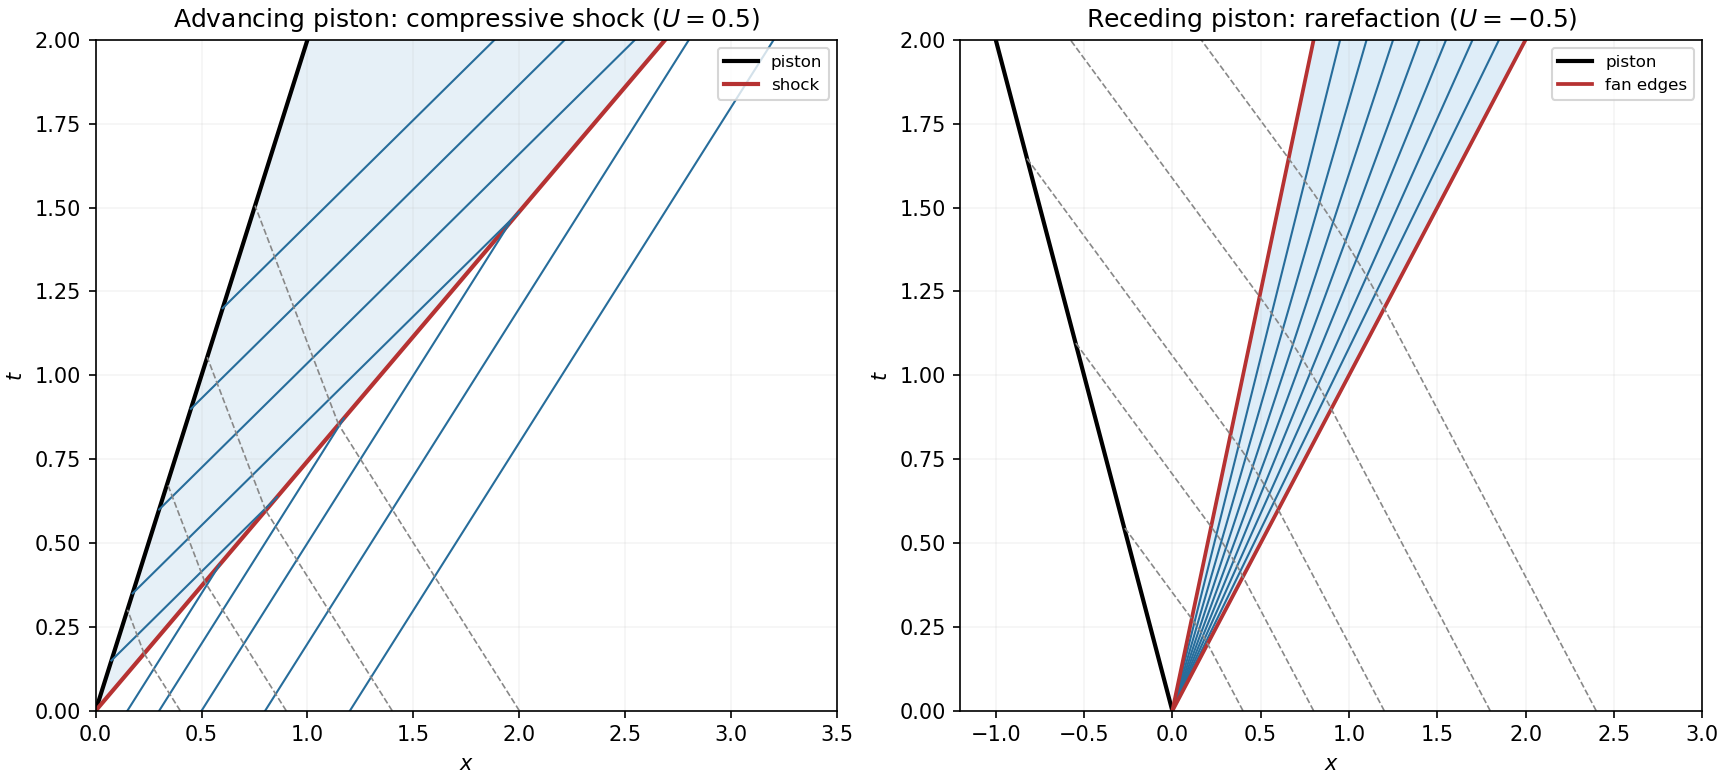

This figure's Python source:
"""Original piston wave sketches. Python 3.14.4; numpy 2.3.5; matplotlib 3.10.7.
Representative gamma=1.4, c0=1 and U=+/-0.5. Run from output directory.
Dependencies in wiki pyproject.toml. Curved C-minus rays use RK4 for drawing only.
"""
import numpy as np
import matplotlib
matplotlib.use('Agg')
import matplotlib.pyplot as plt
fig,axes=plt.subplots(1,2,figsize=(11.5,5.2),constrained_layout=True)
gamma=1.4;c0=1.;T=2.;time=np.linspace(0,T,301)
U=.5;V=(gamma+1)*U/4+np.sqrt(c0*c0+((gamma+1)*U/4)**2);ratio=V/(V-U);p_ratio=1+gamma*V*U;c1=np.sqrt(p_ratio/ratio)
ax=axes[0];ax.fill_betweenx(time,U*time,V*time,color='#e6f0f7')
ax.plot(U*time,time,color='black',lw=2,label='piston');ax.plot(V*time,time,color='#b63232',lw=2,label='shock')
for tb in [.15,.35,.6,.9,1.2]:
    ts=c1*tb/(U+c1-V);tt=np.linspace(tb,min(ts,T),80);xx=U*tb+(U+c1)*(tt-tb);ax.plot(xx,tt,color='#276d9b',lw=1)
for x0 in [.15,.3,.5,.8,1.2]:
    ts=x0/(V-c0);tt=np.linspace(0,min(ts,T),80);ax.plot(x0+c0*tt,tt,color='#276d9b',lw=1)
for x0 in [.4,.9,1.4,2.]:
    ts=x0/(V+c0);tt=np.linspace(0,min(ts,T),50);ax.plot(x0-c0*tt,tt,'--',color='#888888',lw=.8)
    if ts<T:
        tend=(V-U+c1)*ts/c1;tt=np.linspace(ts,min(tend,T),50);ax.plot(V*ts+(U-c1)*(tt-ts),tt,'--',color='#888888',lw=.8)
ax.set(title=r'Advancing piston: compressive shock ($U=0.5$)',xlim=(0,3.5))
U=-.5;c1=c0+(gamma-1)*U/2;tail=U+c1
ax=axes[1];ax.fill_betweenx(time,tail*time,c0*time,color='#deedf8')
ax.plot(U*time,time,color='black',lw=2,label='piston')
for speed in np.linspace(tail,c0,9):ax.plot(speed*time,time,color='#276d9b',lw=1)
ax.plot(tail*time,time,color='#b63232',lw=1.8,label='fan edges');ax.plot(c0*time,time,color='#b63232',lw=1.8)
def minus_speed(t,x):
    if t<=0 or x/t>=c0:return -c0
    if x/t<=tail:return U-c1
    z=x/t;u=2*(z-c0)/(gamma+1);c=(2*c0+(gamma-1)*z)/(gamma+1);return u-c
for x0 in [.4,.8,1.2,1.8,2.4]:
    dt=.002;tt=[0.];xx=[x0]
    for _ in range(int(T/dt)):
        t=tt[-1];x=xx[-1];a=minus_speed(t,x);b=minus_speed(t+dt/2,x+dt*a/2);c=minus_speed(t+dt/2,x+dt*b/2);d=minus_speed(t+dt,x+dt*c);xn=x+dt*(a+2*b+2*c+d)/6
        if xn<U*(t+dt):break
        tt.append(t+dt);xx.append(xn)
    ax.plot(xx,tt,'--',color='#888888',lw=.8)
ax.set(title=r'Receding piston: rarefaction ($U=-0.5$)',xlim=(-1.2,3.0))
for ax in axes:
    ax.set(ylim=(0,T),xlabel='$x$',ylabel='$t$');ax.grid(alpha=.12);ax.legend(loc='upper right',fontsize=8)
fig.savefig('2009-piston-characteristics.png',dpi=150,facecolor='white')
